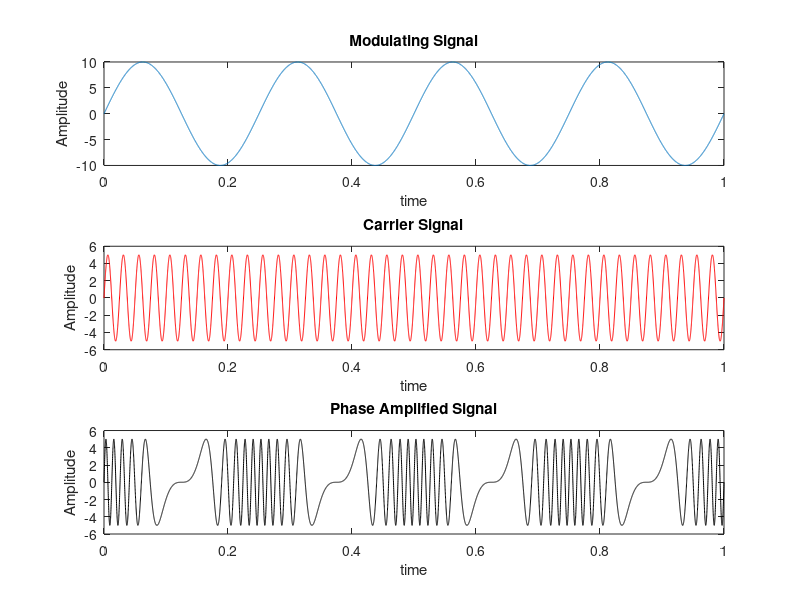

Write MATLAB code to recreate this figure.
clc;
close all;
clear all;
V_m = 10;
V_c = 5;
f_m = 4;
f_c = 40;
phi_m = 0;
phi_c = 0;
m_p = 10;
t = 0: 0.0001: 1;
modulating_signal = V_m.*sin(2.*pi.*f_m.*t + phi_m);
carrier_signal = V_c.*sin(2.*pi.*f_c.*t + phi_c);
phase_amplified_signal = V_c.*sin(2.*pi.*f_c.*t + m_p.*sin(2.*pi.*f_m.*t));
subplot(3,1,1);
plot (t, modulating_signal);
title('Modulating Signal');
xlabel('time');
ylabel('Amplitude');
subplot(3,1,2);
plot (t, carrier_signal,'red');
title('Carrier Signal');
xlabel('time');
ylabel('Amplitude');
subplot(3,1,3);
plot (t, phase_amplified_signal,'black');
title('Phase Amplified Signal');
xlabel('time');
ylabel('Amplitude');